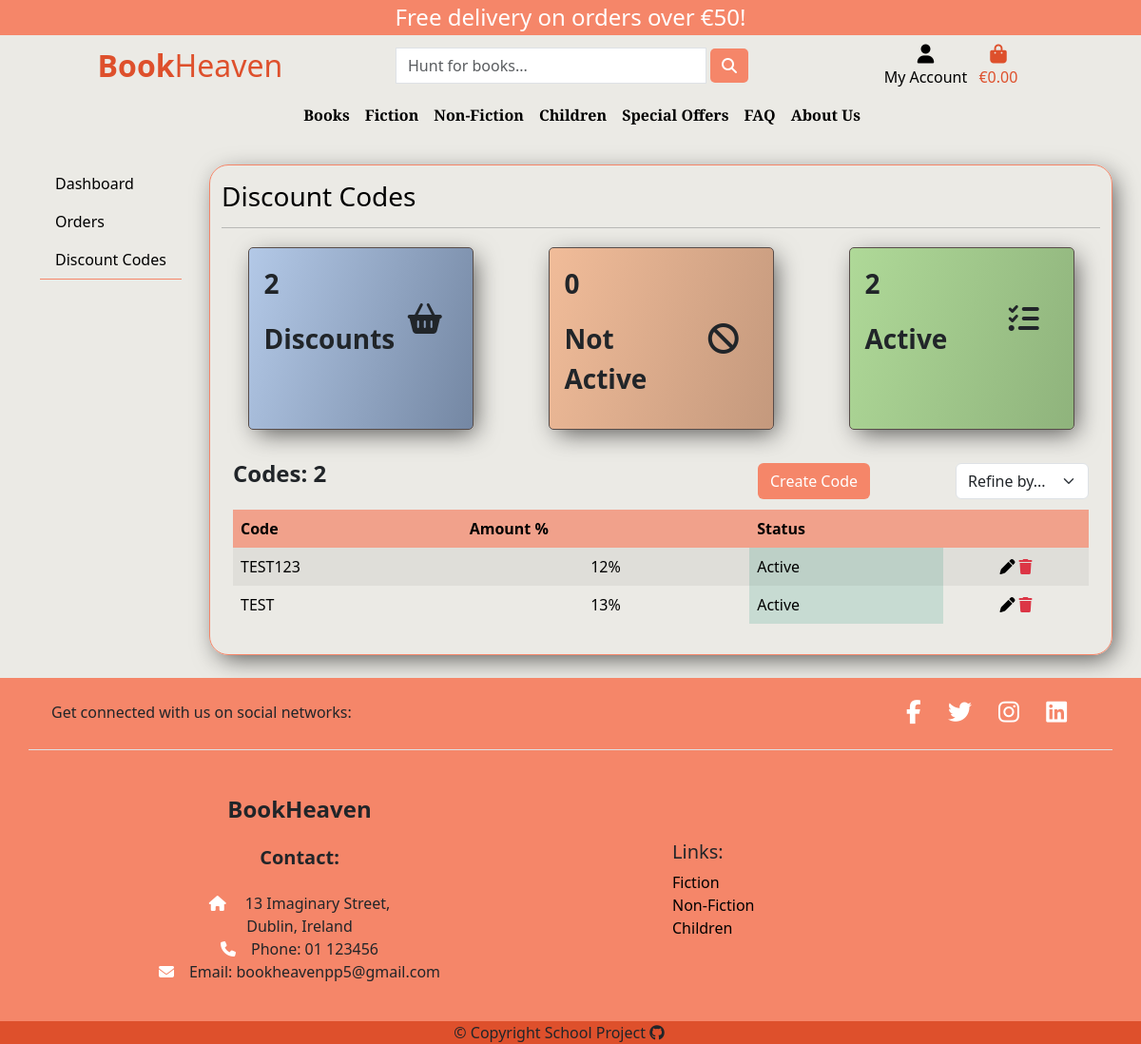
Before: /admin_panel/discount_codes/ (signed in) with the older database file.
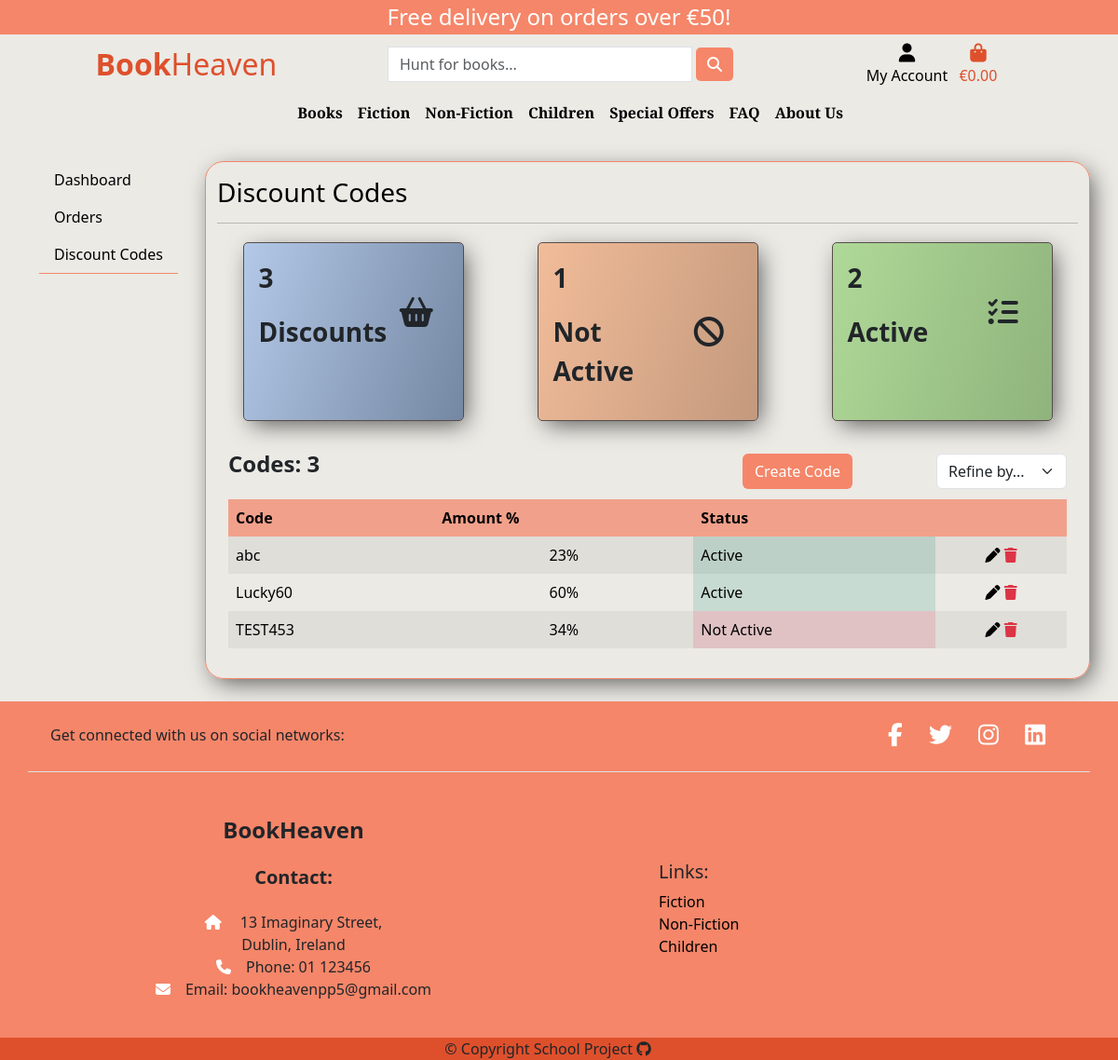
After: the same page with the newer database file.
### discount_codes/models.py (models this page shows, shortened)
class DiscountCode(models.Model):
    code = models.CharField(max_length=50, unique=True)
    discount = models.IntegerField(
        validators=[MinValueValidator(1), MaxValueValidator(99)])
    active = models.BooleanField(default=True)

### admin_panel/views.py (the view, shortened to what this page needs)
# urls.py: path('discount_codes/', views.admin_discounts, name='admin-discounts'),
@login_required
def admin_discounts(request):
    if not request.user.is_superuser:
        messages.error(request, 'You need admin rights to access this page.')
        return redirect('home')
    discount_codes = DiscountCode.objects.all().order_by('-active')
    codes_total = discount_codes.count
    active_codes = DiscountCode.objects.filter(active=True)
    not_active_codes = DiscountCode.objects.filter(active=False)
    form = DiscountCodeForm()
    context = {'discount_codes': discount_codes,
               'active_codes': active_codes,
               'not_active_codes': not_active_codes,
               'codes_total': codes_total,
               'form': form, }
    return render(request, 'admin_panel/admin_discount.html', context)

### admin_panel/templates/admin_panel/admin_discount.html (shortened to what this page needs)
{% extends 'admin_panel/admin_base.html' %}
{% load widget_tweaks %}
{% load static %}
{% block admin_content %}
<h3 class="text-black">Discount Codes</h3>
<hr>
<div class="row d-flex justify-content-around">
    <div class="col-10 col-md-3 stats-container orders p-3 my-1">
        <div class="row">
            <div class="col-8">
                <p class="fw-bold fs-3">{{ codes_total }}</p>
                <p class="fw-bold fs-3">Discounts</p>
            </div>
            <div class="col-4 my-auto"><i class="fa-solid fa-basket-shopping fa-2xl"></i></div>
        </div>
    </div>
    <div class="col-10 col-md-3 stats-container products p-3 my-1">
        <div class="row">
            <div class="col-8">
                <p class="fw-bold fs-3">{{ not_active_codes.count }}</p>
                <p class="fw-bold fs-3">Not Active</p>
            </div>
            <div class="col-4 my-auto"><i class="fa-solid fa-ban fa-2xl"></i></div>
        </div>
    </div>
    <div class="col-10 col-md-3 stats-container users p-3 my-1">
        <div class="row">
            <div class="col-8">
                <p class="fw-bold fs-3">{{ active_codes.count }}</p>
                <p class="fw-bold fs-3">Active</p>
            </div>
            <div class="col-4 my-auto"><i class="fa-solid fa-list-check fa-2xl"></i>
            </div>
        </div>
    </div>
    <div class="row">
        <div class="col-12">
            <div class="row mt-4">
                <div class="col-12 col-md-6">
                    <p class="fw-bold fs-4 justify-content-md-start">Codes: {{ codes_total }}</p>
                </div>
                <div class="col-12 col-md-6  my-auto order-md-last d-flex justify-content-between justify-content-md-end">
                    <button type="button" class="btn btn-orange mx-md-auto" data-bs-toggle="modal" data-bs-target="#formModal">
                        Create Code
                    </button>
                    <div class="sort-select-wrapper">
                        <select id="sort-selector" class="form-select">
                            <option value="reset" {% if current_sorting == 'None_None' %}selected{% endif %}>Refine by...</option>
                        </select>
                    </div>
                </div>
            </div>
            {% if discount_codes %}
            <div class="order-history table-responsive mt-1">
                <table class="table table-borderless table-striped table-hover">
                    <thead>
                        <tr class="order-table-row">
                            <th>Code</th>
                            <th>Amount %</th>
                            <th>Status</th>
                            <th></th>
                        </tr>
                    </thead>
                    <tbody>
                        {% for code in discount_codes %}
                        <tr>
                            <td> {{ code.code }}</td>
                            <td class="text-center">{{ code.discount }}%</td>
                            {% if code.active  %}
                            <td id="status-cell-completed">
                                Active
                            </td>
                            {% else %}
                            <td id="status-cell-cancelled">Not Active</td>
                            {% endif %}
                            <td class="text-center">
                                <a href="{% url 'admin-discounts-edit' code.id %}" class="text-black" title="Edit"><i
                                        class="fa-solid fa-pen"></i></a>
                                <a href="{% url 'admin-discounts-delete' code.id %}" class="text-danger" title="Delete"><i
                                        class="fa-solid fa-trash"></i></a>
                            </td>
                        </tr>
                        {% endfor %}
                    </tbody>
                </table>
            </div>
            {% else %}
            <div class="d-grid gap-2">
                <p class="text-center">No orders to display</p>
            </div>
            {% endif %}
        </div>
    </div>
</div>
{% endblock admin_content %}

### admin_panel/templates/admin_panel/admin_base.html (shortened to what this page needs)
{% extends 'base.html' %}
{% load widget_tweaks %}
{% block content %}
<section class="admin-page">
    <div class="container">
        <div class="row my-4">
            <div class="col-12 col-lg-2">
                <div class="admin-nav">
                    <div class="offcanvas-lg offcanvas-start" tabindex="-1" id="offcanvasAdmin" aria-labelledby="offcanvasAdminLabel">
                        <div class="offcanvas-body">
                            <ul class="nav flex-column mb-auto" id="admin-nav">
                                <li>
                                    <a href="{% url 'admin-panel' %}"
                                        class="nav-link text-black {% if 'dashboard' in request.path %} active {% endif %}">Dashboard
                                    </a>
                                </li>
                                <li>
                                    <a href="{% url 'admin-orders' %}"
                                        class="nav-link text-black {% if 'orders' in request.path %} active {% endif %}">Orders
                                    </a>
                                </li>
                                <li>
                                    <a href="{% url 'admin-discounts' %}"
                                        class="nav-link text-black {% if 'discount_codes' in request.path %} active {% endif %}"> Discount
                                        Codes
                                    </a>
                                </li>
                            </ul>
                        </div>
                    </div>
                </div>
            </div>
            <div class="col-12 col-lg-10 mt-3 mt-lg-0">
                <div class="row">
                    <div class="col-12 custom-border py-3">
                        {% block admin_content %}
                        {% endblock admin_content %}
                    </div>
                </div>
            </div>
        </div>
    </div>
</section>
{% endblock content %}

### templates/base.html (shortened to what this page needs)
<!DOCTYPE html>
{% load static %}
<html lang="en">
<head>
    <link href="https://cdn.jsdelivr.net/npm/bootstrap@5.3.2/dist/css/bootstrap.min.css" rel="stylesheet"
>
    <link rel="stylesheet" href="{% static 'css/style.css' %}">
</head>
<body>
    {% include 'partials/nav.html' %}
    {% block content %}
    {% endblock %}
    <footer class="text-center text-lg-start" id="footer">
        <div class="container d-flex justify-content-center justify-content-lg-between p-4 border-bottom">
            <div class="me-5 d-none d-lg-block">
                <span>Get connected with us on social networks:</span>
            </div>
            <div id="social-links">
                <a href="https://www.facebook.com/" target="_blank" class="me-4 text-reset text-white" aria-label="Link to Facebook">
                    <i class="fab fa-facebook-f"></i>
                </a>
                <a href="https://twitter.com/" target="_blank" class="me-4 text-reset" aria-label="Link to Twitter">
                    <i class="fab fa-twitter"></i>
                </a>
                <a href="https://www.instagram.com/" target="_blank" class="me-4 text-reset" aria-label="Link to Instagram">
                    <i class="fab fa-instagram"></i>
                </a>
                <a href="https://www.linkedin.com/" target="_blank" class="me-4 text-reset" aria-label="Link to LinkedIn">
                    <i class="fab fa-linkedin"></i>
                </a>
            </div>
        </div>
        <div class="container  mt-5">
            <div class="row mt-3 d-flex align-items-center">
                <div class="col-md-3 col-lg-4 mx-auto mb-4 text-sm-center ">
                    <h4 class="fw-bold mb-4">BookHeaven</h4>
                    <h5 class="fw-bold mb-4">Contact:</h5>
                    <p class="mb-0"><i class="fas fa-home me-3 text-white"></i>
                        13 Imaginary Street,
                        <br>
                        Dublin, Ireland
                    </p>
                    <p class="mb-0"><i class="fas fa-phone me-3 text-white"></i>Phone: 01 123456</p>
                    <p><i class="fas fa-envelope me-3 text-white"></i>Email: bookheavenpp5@gmail.com</p>
                </div>
                <div class="col-md-3 col-lg-4 mx-auto mb-4 text-sm-center text-md-start ">
                    <h5>Links:</h5>
                    <ul class="list-unstyled">
                        <li><a class="text-decoration-none text-black" href="#">Fiction</a></li>
                        <li><a class="text-decoration-none text-black" href="#">Non-Fiction</a></li>
                        <li><a class="text-decoration-none text-black" href="#">Children</a></li>
                    </ul>
                </div>
            </div>
        </div>
        <div class="text-center copyright">
            <p class="mb-0">&copy; Copyright School Project <a href="" target="_blank" class="me-4 text-reset" aria-label="Link to GitHub">
                    <i class="fab fa-github"></i>
                </a></p>
        </div>
    </footer>
</body>
</html>

### templates/partials/nav.html (shortened to what this page needs)
<header class="container-fluid">
    <div id="delivery-banner" class="row text-center">
        <div class="col bg-orange text-white">
            <h4 class="logo-font my-1">Free delivery on orders over €{{ free_delivery_threshold }}!</h4>
        </div>
    </div>
    <div id="topnav" class="row pt-lg-2 d-none d-lg-flex">
        <div class="col-12 col-lg-4 my-auto py-1 py-lg-0 text-center text-lg-left">
            <a href="{% url 'home' %}" class="nav-link">
                <h2 class="logo-font text-orange my-0"><strong>Book</strong>Heaven</h2>
            </a>
        </div>
        <div class="col-12 col-lg-4 my-auto py-1 py-lg-0">
            <form method="GET" action="{% url 'all-products' %}">
                <div class="input-group w-100">
                    <input class="form-control border mx-1 rounded-0" type="text" name="q" placeholder="Hunt for books...">
                    <div class="input-group-append">
                        <button class="form-control btn btn-orange" type="submit">
                            <span class="search-icon text-white">
                                <i class="fas fa-search" aria-hidden="true"></i>
                            </span>
                        </button>
                    </div>
                </div>
            </form>
        </div>
        <div class="col-12 col-lg-4 my-auto py-1 py-lg-0">
            <ul class="list-inline list-unstyled text-center text-lg-right my-0">
                <li class="list-inline-item dropdown">
                    <a class="text-black nav-link" href="#" id="account-options" aria-haspopup="true" aria-expanded="false"
                        data-bs-toggle="dropdown">
                        <div class="text-center">
                            <div><i class="fas fa-user fa-lg" aria-hidden="true"></i></div>
                            <p class="my-0">My Account</p>
                        </div>
                    </a>
                </li>
                <li class="list-inline-item">
                    <a class="text-orange font-weight-bold nav-link" href="{% url 'view-cart' %}">
                        <div class="text-center">
                            <div><i class="fas fa-shopping-bag fa-lg" aria-hidden="true"></i></div>
                            <p class="my-0">
                                {% if grand_total %}
                                €{{ grand_total|floatformat:2 }}
                                {% else %}
                                €0.00
                                {% endif %}
                            </p>
                        </div>
                    </a>
                </li>
            </ul>
        </div>
    </div>
    <div class="row">
        <nav class="navbar navbar-expand-lg navbar-light w-100">
            <ul class="list-inline list-unstyled text-center text-lg-right my-0">
            </ul>
            <div class="navbar-collapse collapse" id="main-nav">
                <ul class="navbar-nav w-auto mx-auto">
                    <li class="nav-item dropdown">
                        <a class="logo-font font-weight-bold nav-link text-black mr-5" href="#" id="all-products-link" aria-haspopup="true"
                            aria-expanded="false" data-bs-toggle="dropdown">Books</a>
                    </li>
                    <li class="nav-item dropdown">
                        <a class="logo-font font-weight-bold nav-link text-black mr-5" href="#" id="fiction-link" aria-haspopup="true"
                            aria-expanded="false" data-bs-toggle="dropdown">Fiction</a>
                    </li>
                    <li class="nav-item dropdown">
                        <a class="logo-font font-weight-bold nav-link text-black mr-5" href="#" id="non-fiction-link" aria-haspopup="true"
                            aria-expanded="false" data-bs-toggle="dropdown">Non-Fiction</a>
                    </li>
                    <li class="nav-item dropdown">
                        <a class="logo-font font-weight-bold nav-link text-black mr-5" href="#" id="children-link" aria-haspopup="true"
                            aria-expanded="false" data-bs-toggle="dropdown">Children</a>
                    </li>
                    <li class="nav-item dropdown">
                        <a class="logo-font font-weight-bold nav-link text-black" href="#" id="specials-link" aria-haspopup="true"
                            aria-expanded="false" data-bs-toggle="dropdown">
                            Special Offers
                        </a>
                    </li>
                    <li class="nav-item">
                        <a class="logo-font font-weight-bold nav-link text-black mr-5" href="{% url 'faq-page' %}">FAQ</a>
                    </li>
                    <li class="nav-item">
                        <a class="logo-font font-weight-bold nav-link text-black mr-5" href="{% url 'about-page' %}">About Us</a>
                    </li>
                </ul>
            </div>
        </nav>
    </div>
</header>

Changed rows visible on the page:
removed DiscountCode: code "TEST123", discount "12", active "Active"
removed DiscountCode: code "TEST", discount "13", active "Active"
added DiscountCode: code "abc", discount "23", active "Active"
added DiscountCode: code "Lucky60", discount "60", active "Active"
added DiscountCode: code "TEST453", discount "34", active "Not Active"
Other visible differences:
{{ codes_total }}: "2" → "3"
{{ not_active_codes.count }}: "0" → "1"
